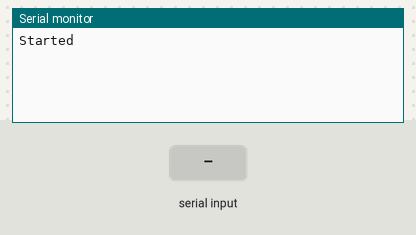
Simulated run of this sketch. Board: Arduino Uno, built with avr-gcc and run on an emulated ATmega328P. On the bench: the last lines printed to the serial monitor. The test bench sets the inputs (shaded band).

Above: at 1.2 s.
1.3 s: "1" received over the second serial link
At 1.8 s:
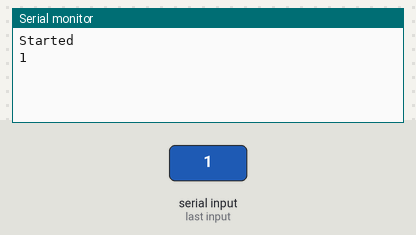
2.8 s: "0" received over the second serial link
At 4.2 s:
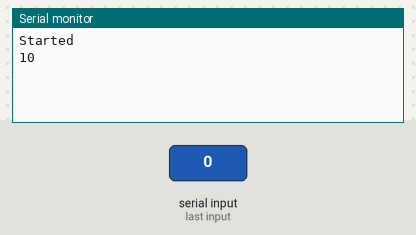

The sketch:

GSM_basic_new.ino
```cpp
#include <SoftwareSerial.h>

//****************************************************************************
//SIM800 TX is connected to Arduino D8
#define SIM800_TX_PIN 2

//SIM800 RX is connected to Arduino D7
#define SIM800_RX_PIN 3

//Create software serial object to communicate with SIM800
SoftwareSerial serialSIM800(SIM800_TX_PIN, SIM800_RX_PIN);

void setup() {
  // put your setup code here, to run once:
  Serial.begin(9600);
  serialSIM800.begin(9600);
  Serial.println("Started");
}

void loop() {
  // put your main code here, to run repeatedly:
  if(Serial.available()>0){
    serialSIM800.write(Serial.read());
  }
  if(serialSIM800.available()>0){
    Serial.write(serialSIM800.read());
  }
}
```

Measured:
- after the input at 1.3 s, the serial monitor: prints a new line at once (image 1)
- after the input at 2.8 s, the serial monitor: prints a new line at once (image 2)
